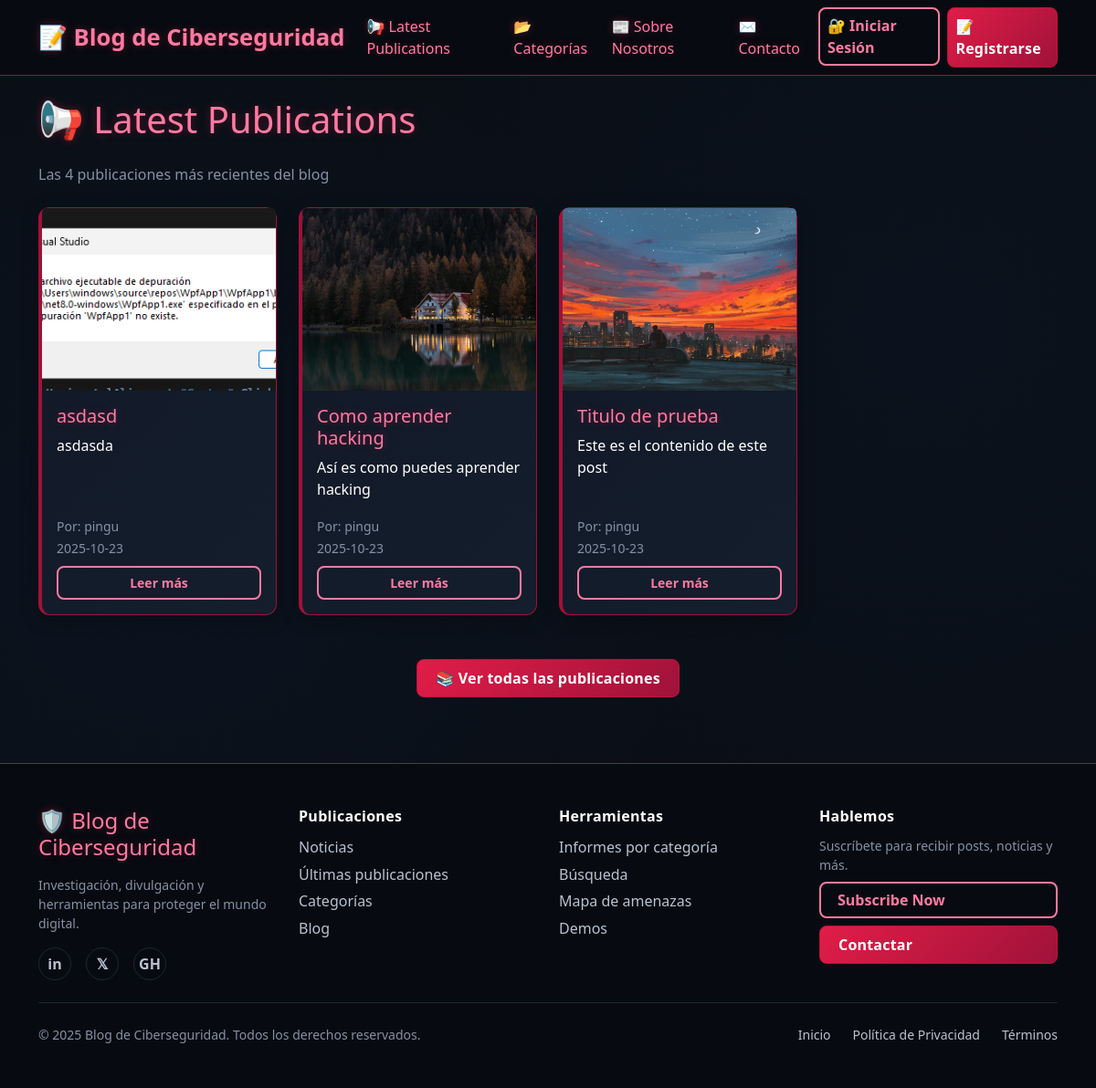
Page /latest-publications on the earlier database version.
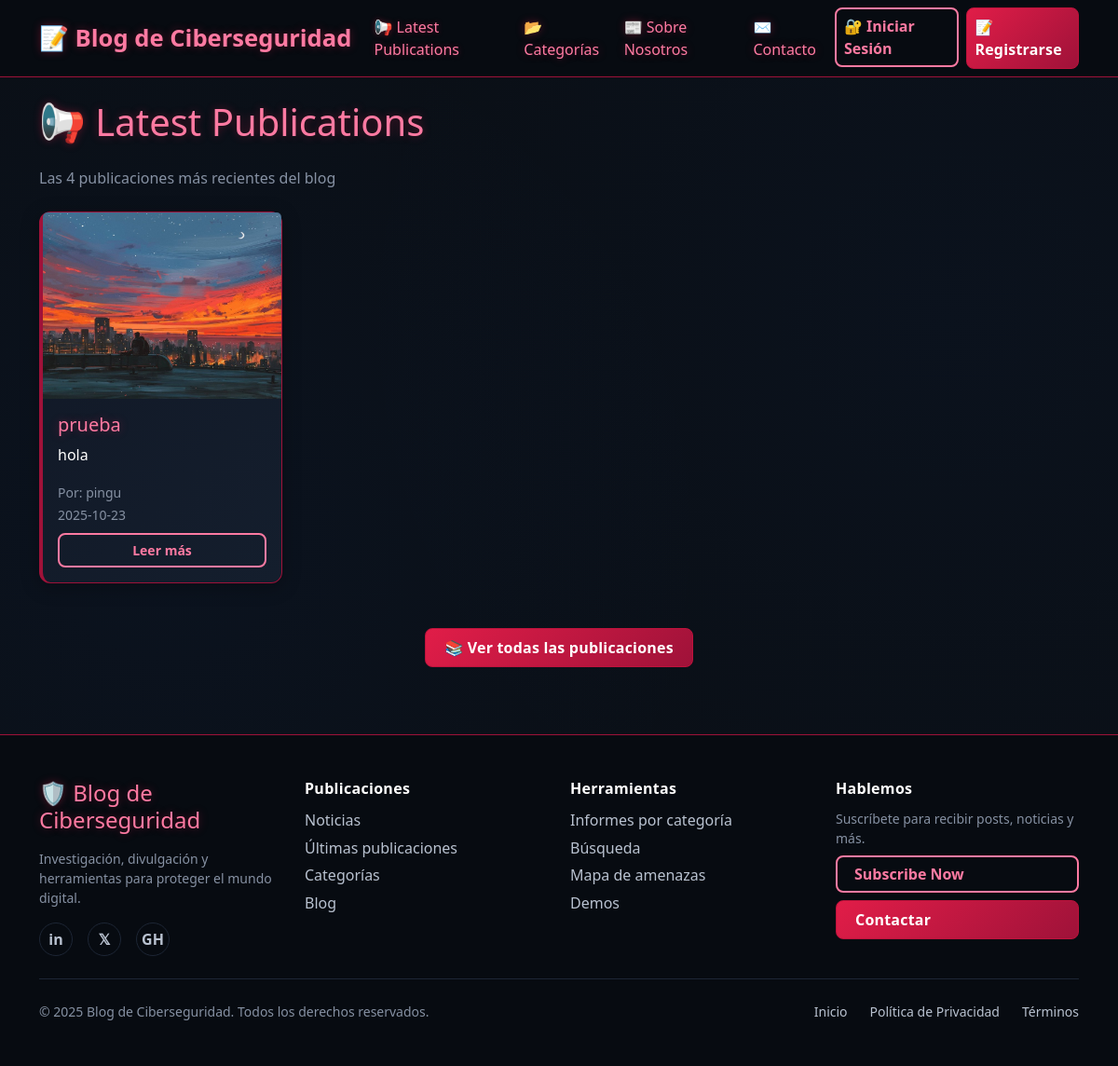
Same page on the later database version.
### tables this page shows
CREATE TABLE posts (
                id INTEGER PRIMARY KEY AUTOINCREMENT,
                title TEXT NOT NULL,
                content TEXT NOT NULL,
                author TEXT NOT NULL,
                category TEXT NOT NULL,
                image TEXT NOT NULL,
                date_created TIMESTAMP DEFAULT CURRENT_TIMESTAMP,
                FOREIGN KEY (author) REFERENCES users (username)
            );

### app.py (the view)
@app.route('/latest-publications')
def latest_publications():
    with get_db_connection() as conn:
        posts = conn.execute('''
            SELECT * FROM posts
            ORDER BY date_created DESC
            LIMIT 4
        ''').fetchall()
        posts_list = []
        for post in posts:
            posts_list.append({
                'id': post['id'],
                'title': post['title'],
                'content': post['content'],
                'author': post['author'],
                'category': post['category'],
                'image': post['image'],
                'date_created': post['date_created']
            })
        return render_template('latest_publications.html', posts=posts_list)

### app.py (called while the page is built)
@contextmanager
def get_db_connection():
    conn = sqlite3.connect(app.config['DATABASE'])
    conn.row_factory = sqlite3.Row
    try:
        yield conn
    finally:
        conn.close()

### templates/latest_publications.html (shortened to what this page needs)
{% extends "base.html" %}
{% block content %}
<div class="row">
    <div class="col-12">
        <h1 class="text-red-glow mb-4">📢 Latest Publications</h1>
        <p class="text-muted-red mb-4">Las 4 publicaciones más recientes del blog</p>
    </div>
</div>
<div class="row">
    {% for post in posts %}
    <div class="col-md-6 col-lg-3 mb-4">
        <div class="card bg-dark-custom border-red-custom h-100 post-card">
            {% if post.image %}
            <img src="{{ url_for('uploaded_file', filename=post.image) }}"
                 class="card-img-top post-image"
                 alt="{{ post.title }}"
                 style="height: 200px; object-fit: cover;">
            {% else %}
            <div class="card-img-top bg-secondary d-flex align-items-center justify-content-center"
                 style="height: 200px;">
                <span class="text-muted">No image</span>
            </div>
            {% endif %}
            <div class="card-body d-flex flex-column">
                <h5 class="card-title text-red-glow">{{ post.title }}</h5>
                <p class="card-text text-white flex-grow-1">
                    {{ post.content[:100] }}{% if post.content|length > 100 %}...{% endif %}
                </p>
                <div class="mt-auto">
                    <small class="text-muted-red">Por: {{ post.author }}</small><br>
                    <small class="text-muted-red">{{ post.date_created[:10] }}</small>
                    <a href="{{ url_for('view_post', post_id=post.id) }}"
                       class="btn btn-red-outline btn-sm mt-2 w-100">
                        Leer más
                    </a>
                </div>
            </div>
        </div>
    </div>
    {% endfor %}
</div>
<div class="row mt-4">
    <div class="col-12 text-center">
        <a href="{{ url_for('home') }}" class="btn btn-red-solid">
            📚 Ver todas las publicaciones
        </a>
    </div>
</div>
{% endblock %}

### templates/base.html (shortened to what this page needs)
<!DOCTYPE html>
<html lang="es" data-bs-theme="dark">
<head>
    <link href="https://cdn.jsdelivr.net/npm/bootstrap@5.3.2/dist/css/bootstrap.min.css" rel="stylesheet">
    <link rel="stylesheet" href="{{ url_for('static', filename='style.css') }}">
</head>
<body class="dark-theme">
    <header class="bg-dark-custom border-bottom border-red-custom">
        <nav class="navbar navbar-expand-lg navbar-dark bg-dark-custom">
            <div class="container">
                <a class="navbar-brand brand-red" href="{{ url_for('home') }}">
                    <strong>📝 Blog de Ciberseguridad</strong>
                </a>
                <div class="collapse navbar-collapse" id="navbarNav">
                    <ul class="navbar-nav me-auto">
                        <li class="nav-item">
                            <a class="nav-link text-red-glow {% if request.path.startswith('/latest-publications') %}active{% endif %}" href="{{ url_for('latest_publications') }}">
                                📢 Latest Publications
                            </a>
                        </li>
                        <li class="nav-item">
                            <a class="nav-link text-red-glow {% if request.path.startswith('/categorias') or request.path.startswith('/categoria/') %}active{% endif %}" href="{{ url_for('categories') }}">
                                📂 Categorías
                            </a>
                        </li>
                        <li class="nav-item">
                            <a class="nav-link text-red-glow {% if request.path.startswith('/sobre-nosotros') %}active{% endif %}" href="{{ url_for('about') }}">
                                📰 Sobre Nosotros
                            </a>
                        </li>
                        <li class="nav-item">
                            <a class="nav-link text-red-glow {% if request.path.startswith('/contacto') %}active{% endif %}" href="{{ url_for('contact') }}">
                                ✉️ Contacto
                            </a>
                        </li>
                    </ul>
                    <ul class="navbar-nav ms-auto">
                        {% if session.user %}
                            <li class="nav-item dropdown">
                                <a class="nav-link dropdown-toggle text-red-glow" href="#" role="button" data-bs-toggle="dropdown">
                                    👤 {{ session.user }}
                                </a>
                                <ul class="dropdown-menu dropdown-menu-dark dropdown-red">
                                    <li><a class="dropdown-item" href="{{ url_for('dashboard') }}">📊 Dashboard</a></li>
                                    <li><a class="dropdown-item" href="{{ url_for('create_post') }}">✏️ Nuevo Post</a></li>
                                    <li><hr class="dropdown-divider"></li>
                                    <li><a class="dropdown-item text-red-glow" href="{{ url_for('logout') }}">🚪 Cerrar Sesión</a></li>
                                </ul>
                            </li>
                        {% else %}
                            <li class="nav-item">
                                <a class="nav-link btn-red-outline me-2" href="{{ url_for('login') }}">🔐 Iniciar Sesión</a>
                            </li>
                            <li class="nav-item">
                                <a class="nav-link btn-red-solid" href="{{ url_for('register') }}">📝 Registrarse</a>
                            </li>
                        {% endif %}
                    </ul>
                </div>
            </div>
        </nav>
    </header>
    <main class="container my-4">
        {% block content %}{% endblock %}
    </main>
    <footer class="site-footer border-top border-red-custom mt-5">
        <div class="container py-5">
            <div class="row gy-4">
                <div class="col-12 col-md-3">
                    <div class="footer-brand text-red-glow mb-3">
                        <span class="fs-4">🛡️ Blog de Ciberseguridad</span>
                    </div>
                    <p class="text-muted-red small mb-3">Investigación, divulgación y herramientas para proteger el mundo digital.</p>
                    <div class="footer-social d-flex gap-3">
                        <a href="#" class="social-link" aria-label="LinkedIn">in</a>
                        <a href="#" class="social-link" aria-label="Twitter">𝕏</a>
                        <a href="#" class="social-link" aria-label="GitHub">GH</a>
                    </div>
                </div>
                <div class="col-6 col-md-3">
                    <h6 class="footer-title">Publicaciones</h6>
                    <ul class="footer-list">
                        <li><a class="footer-link" href="{{ url_for('about') }}">Noticias</a></li>
                        <li><a class="footer-link" href="{{ url_for('latest_publications') }}">Últimas publicaciones</a></li>
                        <li><a class="footer-link" href="{{ url_for('categories') }}">Categorías</a></li>
                        <li><a class="footer-link" href="{{ url_for('home') }}">Blog</a></li>
                    </ul>
                </div>
                <div class="col-6 col-md-3">
                    <h6 class="footer-title">Herramientas</h6>
                    <ul class="footer-list">
                        <li><a class="footer-link" href="{{ url_for('categories') }}">Informes por categoría</a></li>
                        <li><a class="footer-link" href="{{ url_for('home') }}">Búsqueda</a></li>
                        <li><a class="footer-link" href="#">Mapa de amenazas</a></li>
                        <li><a class="footer-link" href="#">Demos</a></li>
                    </ul>
                </div>
                <div class="col-12 col-md-3">
                    <h6 class="footer-title">Hablemos</h6>
                    <p class="text-muted-red small mb-2">Suscríbete para recibir posts, noticias y más.</p>
                    <a href="#" class="btn-red-outline w-100 mb-2">Subscribe Now</a>
                    <a href="{{ url_for('contact') }}" class="btn-red-solid w-100">Contactar</a>
                </div>
            </div>
            <hr class="footer-sep my-4">
            <div class="d-flex flex-column flex-md-row justify-content-between align-items-center small">
                <div class="text-muted-red">© 2025 Blog de Ciberseguridad. Todos los derechos reservados.</div>
                <div class="d-flex gap-4 mt-2 mt-md-0">
                    <a href="{{ url_for('home') }}" class="footer-link">Inicio</a>
                    <a href="#" class="footer-link">Política de Privacidad</a>
                    <a href="#" class="footer-link">Términos</a>
                </div>
            </div>
        </div>
    </footer>
</body>
</html>

### static/style.css (style rules this page uses)
html, body { height: 100%; margin: 0; }
*, *::before, *::after { box-sizing: border-box; }
body.dark-theme { display: flex; flex-direction: column; min-height: 100vh; }
.site-footer { margin-top: auto; flex-shrink: 0; }
:root { --dark-bg: #0a0f16; --darker-bg: #070b11; --dark-card: #111826; --dark-border: #1d2635; --red-primary: #e11d48; --red-dark: #be123c; --red-darker: #9f1239; --red-glow: #ff7aa2; --red-shadow: rgba(225, 29, 72, 0.35); --text-primary: #ffffff; --text-secondary: #b9c2d0; --text-muted: #8691a3; --text-on-brand: #ffffff; --text-link: #8bb9ff; --text-link-hover: #bcd6ff; --focus-ring: rgba(255, 122, 162, 0.55); --focus-ring-strong: rgba(255, 122, 162, 0.75); --overlay-strong: rgba(10, 15, 24, 0.85); --overlay-stronger: rgba(10, 15, 24, 0.92); }
body.dark-theme { background-color: var(--dark-bg); color: var(--text-primary); font-family: 'Segoe UI', Tahoma, Geneva, Verdana, sans-serif; background-image: radial-gradient(circle at 15% 50%, rgba(30, 90, 200, 0.05) 0%, transparent 50%), radial-gradient(circle at 85% 30%, rgba(30, 90, 200, 0.04) 0%, transparent 50%); min-height: 100vh; }
a { color: var(--text-link); text-decoration: none; }
.bg-dark-custom { background-color: var(--darker-bg) !important; backdrop-filter: blur(10px); }
.border-red-custom { border-color: var(--red-darker) !important; }
.brand-red { color: var(--red-glow) !important; font-size: 1.6rem; text-shadow: 0 0 10px var(--red-shadow); }
.navbar-dark .navbar-nav .nav-link { color: var(--text-secondary); }
.navbar-dark .navbar-nav .nav-link.active, .navbar-dark .navbar-nav .nav-link.show { color: var(--red-glow); text-shadow: 0 0 6px var(--red-shadow); }
.btn-red-solid { background: linear-gradient(135deg, var(--red-primary), var(--red-darker)); border: 1px solid var(--red-dark); color: var(--text-on-brand) !important; border-radius: 8px; padding: 8px 20px; transition: all 0.3s ease; text-decoration: none; display: inline-block; font-weight: 600; letter-spacing: .2px; }
.btn-red-outline { border: 2px solid var(--red-glow); color: var(--red-glow) !important; border-radius: 8px; padding: 6px 18px; transition: all 0.3s ease; text-decoration: none; display: inline-block; font-weight: 600; background: transparent; }
.card { background-color: var(--dark-card); border: 1px solid var(--dark-border); border-radius: 12px; box-shadow: 0 4px 20px rgba(0, 0, 0, 0.3); transition: all 0.3s ease; color: var(--text-primary); }
.post-card { border-left: 4px solid var(--red-primary); background: linear-gradient(135deg, var(--dark-card), #141e2d); }
.text-red-glow { color: var(--red-glow) !important; text-shadow: 0 0 10px var(--red-shadow); }
.text-muted-red { color: var(--text-muted) !important; }
.site-footer { background-color: var(--darker-bg); color: var(--text-primary); }
.site-footer .footer-title { font-weight: 800; letter-spacing: .3px; margin-bottom: .75rem; color: var(--text-primary); }
.site-footer .footer-list { list-style: none; padding: 0; margin: 0; }
.site-footer .footer-list li + li { margin-top: .35rem; }
.site-footer .footer-link { color: var(--text-secondary); text-decoration: none; transition: color .2s ease, text-shadow .2s ease; }
.site-footer .footer-brand { line-height: 1.2; }
.site-footer .footer-social .social-link { width: 36px; height: 36px; border: 1px solid var(--dark-border); border-radius: 50%; display: inline-flex; align-items: center; justify-content: center; text-decoration: none; color: var(--text-secondary); transition: all .2s ease; font-weight: 700; font-family: ui-sans-serif, system-ui, -apple-system, "Segoe UI", Roboto, "Helvetica Neue", Arial; }
.site-footer .footer-sep { border-color: var(--dark-border); opacity: 1; }

Differences in the rows shown:
removed posts: image (picture), title "asdasd", content "asdasda", author "pingu", date_created "2025-10-23"
removed posts: image (picture), title "Como aprender hacking", content "Así es como puedes aprender hacking", author "pingu", date_created "2025-10-23"
removed posts: image (picture), title "Titulo de prueba", content "Este es el contenido de este post", author "pingu", date_created "2025-10-23"
added posts: image (picture), title "prueba", content "hola", author "pingu", date_created "2025-10-23"
